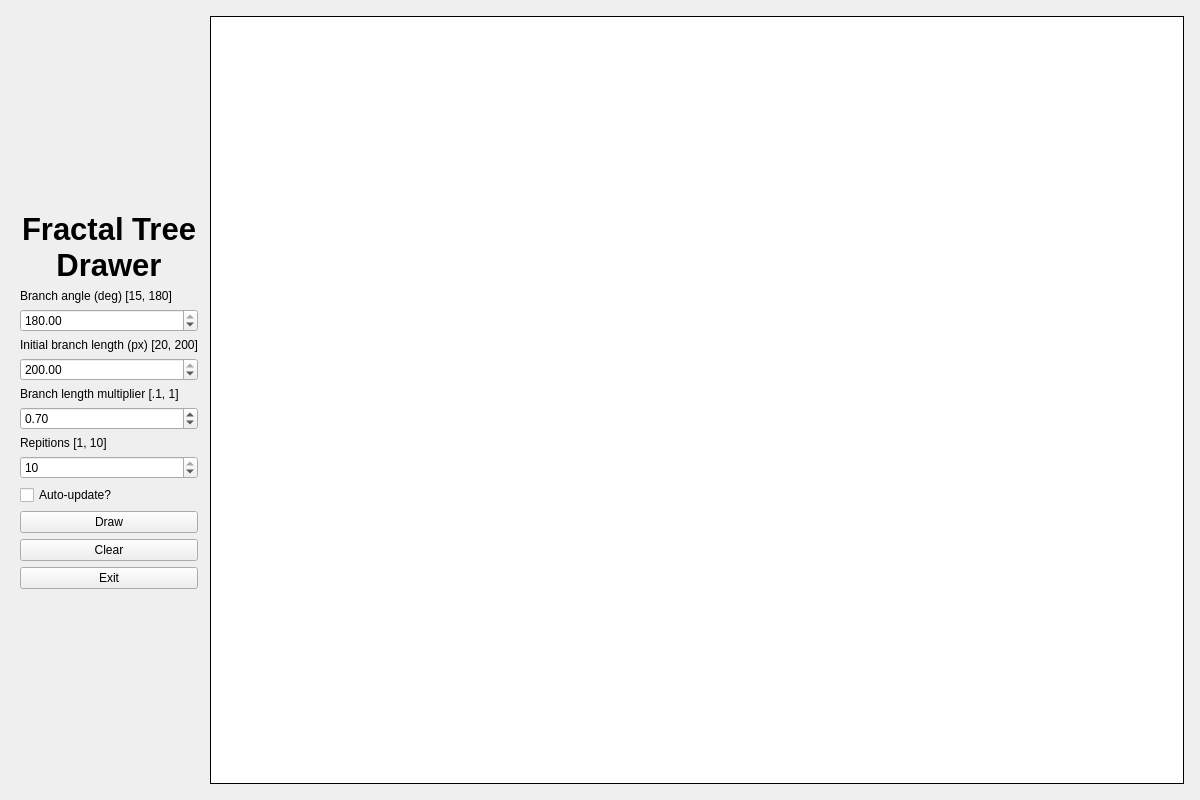
<?xml version="1.0" encoding="UTF-8"?>
<ui version="4.0">
 <class>Widget</class>
 <widget class="QWidget" name="Widget">
  <property name="geometry">
   <rect>
    <x>0</x>
    <y>0</y>
    <width>1200</width>
    <height>800</height>
   </rect>
  </property>
  <property name="windowTitle">
   <string>Fractal Tree Drawer</string>
  </property>
  <layout class="QHBoxLayout" name="mainHorizLayout" stretch="1,10">
   <property name="spacing">
    <number>8</number>
   </property>
   <property name="leftMargin">
    <number>16</number>
   </property>
   <property name="topMargin">
    <number>16</number>
   </property>
   <property name="rightMargin">
    <number>16</number>
   </property>
   <property name="bottomMargin">
    <number>16</number>
   </property>
   <item>
    <layout class="QVBoxLayout" name="controlsLayout" stretch="0,0,0,0,0,0,0,0,0,0,0,0,0,0,0">
     <property name="sizeConstraint">
      <enum>QLayout::SetDefaultConstraint</enum>
     </property>
     <property name="leftMargin">
      <number>4</number>
     </property>
     <property name="rightMargin">
      <number>4</number>
     </property>
     <item>
      <spacer name="topVertSpacer">
       <property name="orientation">
        <enum>Qt::Vertical</enum>
       </property>
       <property name="sizeHint" stdset="0">
        <size>
         <width>20</width>
         <height>40</height>
        </size>
       </property>
      </spacer>
     </item>
     <item>
      <widget class="QLabel" name="titleLabel">
       <property name="sizePolicy">
        <sizepolicy hsizetype="Preferred" vsizetype="Preferred">
         <horstretch>0</horstretch>
         <verstretch>0</verstretch>
        </sizepolicy>
       </property>
       <property name="font">
        <font>
         <pointsize>23</pointsize>
         <weight>75</weight>
         <bold>true</bold>
        </font>
       </property>
       <property name="text">
        <string>Fractal Tree Drawer</string>
       </property>
       <property name="scaledContents">
        <bool>false</bool>
       </property>
       <property name="alignment">
        <set>Qt::AlignCenter</set>
       </property>
       <property name="wordWrap">
        <bool>true</bool>
       </property>
      </widget>
     </item>
     <item>
      <widget class="QLabel" name="angleLabel">
       <property name="text">
        <string>Branch angle (deg) [15, 180]</string>
       </property>
       <property name="alignment">
        <set>Qt::AlignLeading|Qt::AlignLeft|Qt::AlignTop</set>
       </property>
       <property name="margin">
        <number>0</number>
       </property>
      </widget>
     </item>
     <item>
      <widget class="QDoubleSpinBox" name="angleInput">
       <property name="minimum">
        <double>15.000000000000000</double>
       </property>
       <property name="maximum">
        <double>180.000000000000000</double>
       </property>
       <property name="value">
        <double>180.000000000000000</double>
       </property>
      </widget>
     </item>
     <item>
      <widget class="QLabel" name="lengthLabel">
       <property name="text">
        <string>Initial branch length (px) [20, 200]</string>
       </property>
       <property name="alignment">
        <set>Qt::AlignLeading|Qt::AlignLeft|Qt::AlignVCenter</set>
       </property>
      </widget>
     </item>
     <item>
      <widget class="QDoubleSpinBox" name="lengthInput">
       <property name="minimum">
        <double>20.000000000000000</double>
       </property>
       <property name="maximum">
        <double>200.000000000000000</double>
       </property>
       <property name="singleStep">
        <double>10.000000000000000</double>
       </property>
       <property name="value">
        <double>200.000000000000000</double>
       </property>
      </widget>
     </item>
     <item>
      <widget class="QLabel" name="multiplierLabel">
       <property name="text">
        <string>Branch length multiplier [.1, 1]</string>
       </property>
       <property name="alignment">
        <set>Qt::AlignLeading|Qt::AlignLeft|Qt::AlignVCenter</set>
       </property>
      </widget>
     </item>
     <item>
      <widget class="QDoubleSpinBox" name="multiplierInput">
       <property name="minimum">
        <double>0.100000000000000</double>
       </property>
       <property name="maximum">
        <double>1.000000000000000</double>
       </property>
       <property name="singleStep">
        <double>0.100000000000000</double>
       </property>
       <property name="value">
        <double>0.700000000000000</double>
       </property>
      </widget>
     </item>
     <item>
      <widget class="QLabel" name="repititionsLabel">
       <property name="text">
        <string>Repitions [1, 10]</string>
       </property>
      </widget>
     </item>
     <item>
      <widget class="QSpinBox" name="repititionsInput">
       <property name="minimum">
        <number>1</number>
       </property>
       <property name="maximum">
        <number>10</number>
       </property>
       <property name="value">
        <number>10</number>
       </property>
      </widget>
     </item>
     <item>
      <widget class="QCheckBox" name="autoCheckBox">
       <property name="text">
        <string>Auto-update?</string>
       </property>
      </widget>
     </item>
     <item>
      <widget class="QPushButton" name="drawButton">
       <property name="text">
        <string>Draw</string>
       </property>
      </widget>
     </item>
     <item>
      <widget class="QPushButton" name="clearButton">
       <property name="text">
        <string>Clear</string>
       </property>
      </widget>
     </item>
     <item>
      <widget class="QPushButton" name="exitButton">
       <property name="text">
        <string>Exit</string>
       </property>
      </widget>
     </item>
     <item>
      <spacer name="bottomVertSpacer">
       <property name="orientation">
        <enum>Qt::Vertical</enum>
       </property>
       <property name="sizeHint" stdset="0">
        <size>
         <width>20</width>
         <height>40</height>
        </size>
       </property>
      </spacer>
     </item>
    </layout>
   </item>
   <item>
    <widget class="QGraphicsView" name="canvas">
     <property name="frameShape">
      <enum>QFrame::Box</enum>
     </property>
     <property name="frameShadow">
      <enum>QFrame::Plain</enum>
     </property>
     <property name="lineWidth">
      <number>1</number>
     </property>
     <property name="midLineWidth">
      <number>1</number>
     </property>
    </widget>
   </item>
  </layout>
 </widget>
 <layoutdefault spacing="6" margin="11"/>
 <resources/>
 <connections/>
</ui>
